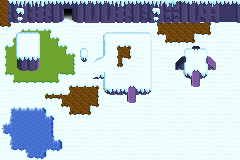

This game map was drawn from its Tiled (.tmx) file and the tilesets committed beside it. A one-line description and the trimmed map source follow:
An orthogonal 30x20 tile map with 8x8 px tiles, 4 tile layers (ground, shadows, walls, nav), 3 tilesets and 17 objects (Player).

<map version="1.9" tiledversion="1.9.0" orientation="orthogonal" renderorder="right-down" width="30" height="20" tilewidth="8" tileheight="8" infinite="0" nextlayerid="11" nextobjectid="22">
 <tileset firstgid="1" source="../tilesets/IcyWilderness/IcyWilderness_AllTiles.tsx" />
 <tileset firstgid="1901" source="../tilesets/IcyWilderness/IcyWilderness_AllTilesShadows.tsx" />
 <tileset firstgid="3801" source="../tilesets/Walls.tsx" />
 <layer id="2" name="ground" width="30" height="20">
  <data>[600 cells, 600 non-empty, 44 distinct tile ids]</data>
 </layer>
 <layer id="6" name="shadows" width="30" height="20">
  <data>[600 cells, 53 non-empty, 49 distinct tile ids]</data>
 </layer>
 <layer id="3" name="walls" width="30" height="20">
  <data>[600 cells, 170 non-empty, 126 distinct tile ids]</data>
 </layer>
 <objectgroup id="10" name="player">
  <object id="21" name="Player" x="93.75" y="37.75">
   <point />
  </object>
 </objectgroup>
 <objectgroup id="8" name="enemy_spawn">
  <object id="4" x="104" y="32" width="48" height="56" />
  <object id="5" x="72" y="120" width="168" height="40" />
  <object id="6" x="40" y="32" width="40" height="56" />
  <object id="7" x="184" y="48" width="24" height="24" />
  <object id="8" x="168" y="24" width="72" height="24" />
  <object id="9" x="160" y="88" width="80" height="32" />
  <object id="10" x="0" y="72" width="40" height="32" />
 </objectgroup>
 <objectgroup id="9" name="loot_spawn">
  <object id="12" x="112" y="40" width="32" height="40" />
  <object id="13" x="0" y="24" width="16" height="32" />
  <object id="14" x="48" y="152" width="24" height="8" />
  <object id="15" x="0" y="96" width="8" height="24" />
  <object id="16" x="184" y="48" width="24" height="24" />
  <object id="17" x="216" y="24" width="24" height="24" />
  <object id="18" x="152" y="64" width="16" height="32" />
  <object id="19" x="104" y="96" width="24" height="16" />
  <object id="20" x="40" y="56" width="16" height="24" />
 </objectgroup>
 <layer id="7" name="nav" width="30" height="20" opacity="0.42" tintcolor="#ff0004">
  <data>[600 cells, 181 non-empty, 10 distinct tile ids]</data>
 </layer>
</map>
